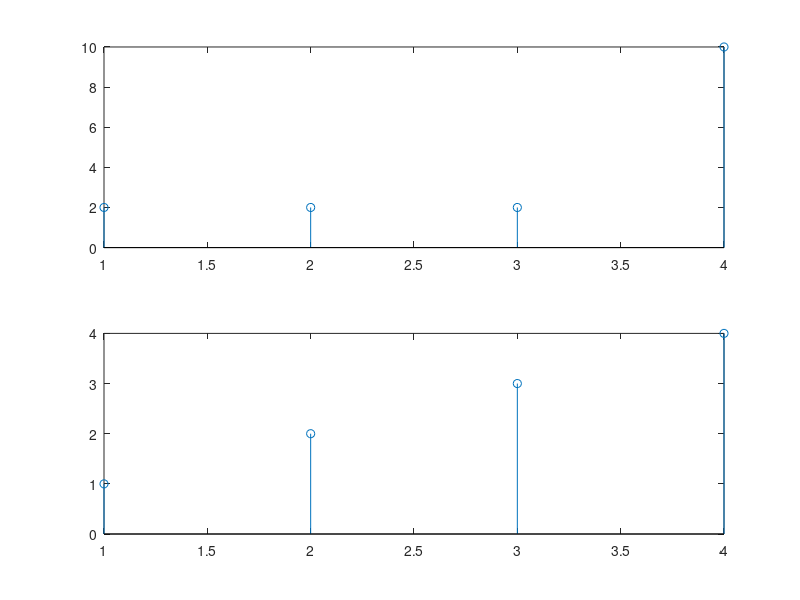

Reproduce this figure in MATLAB.
clc;
clear all;
close all;
x=[1 2 3 4];
l=length(x);
y=[zeros(1,l)];
    for k=1:l
      for n=1:l
          y(k)=y(k)+x(n)*exp((-2*i*pi*k*n)/l);
      end
    end
subplot(2,1,1)
stem(y)
%idftwithotfunction
z=[zeros(1,l)];
for n=1:l
    for k=1:l
        z(n)=z(n)+((1/l)*(y(k)*exp((1i*pi*2*k*n)/l)))
    end
end
subplot(2,1,2)
stem(z)